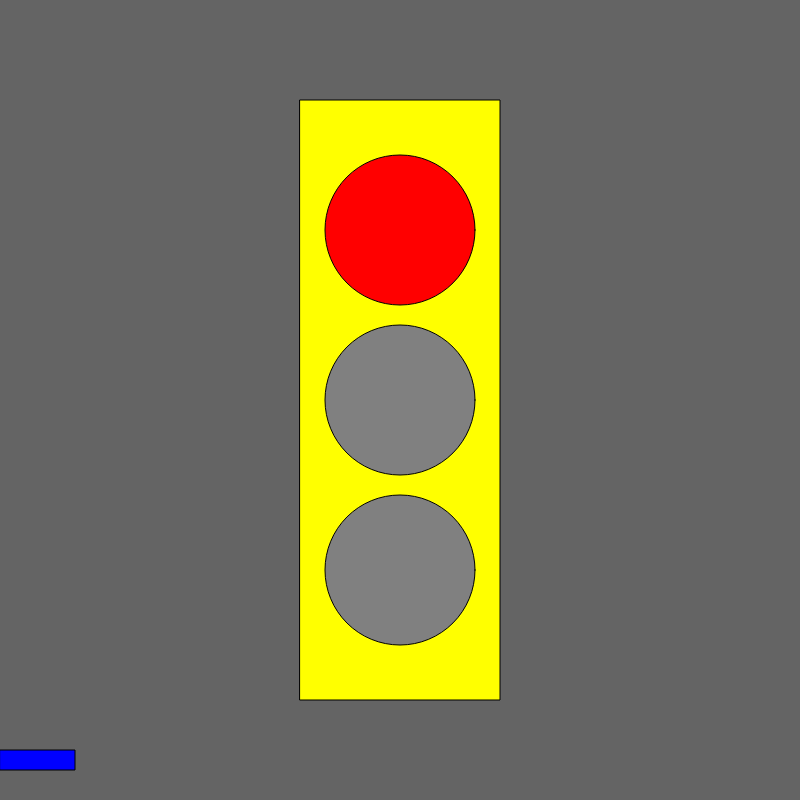
Frame 1 (no input)
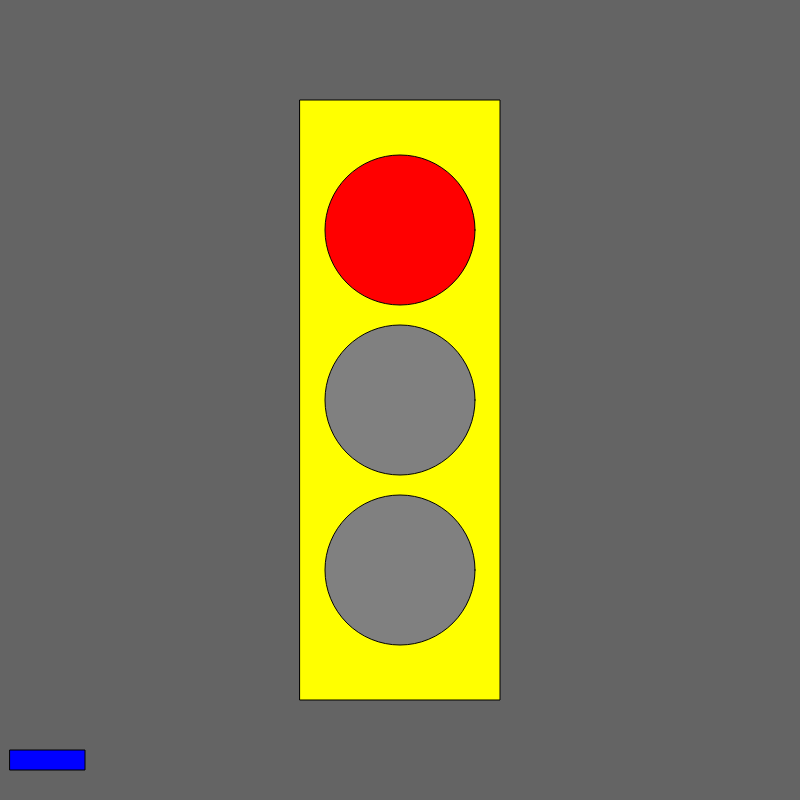
Frame 60 (no input)
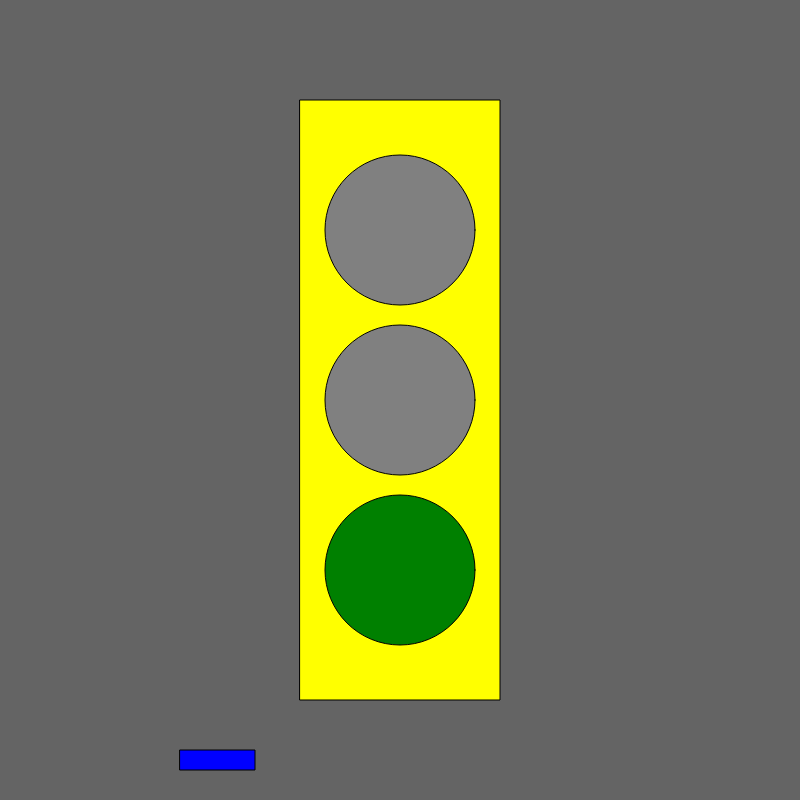
Frame 120 (the mouse pressed at the canvas centre since frame 60)

The p5.js sketch that drew these frames (run headless with seeded random() and noise() and a simulated clock; from frame 60 on, the mouse is pressed at the canvas centre):

// p5.js sketch
// ── sketch.js
let state = 0;
let timer = 0;
let x = 0;
let velocity = 10;

function setup() {
  createCanvas(800, 800);
}

function draw() {

  background(100);
  fill('yellow');
  rect(300, 100, 200, 600);

  //car
  fill('blue');
  rect(x, 750, 75, 20);
  x = x + velocity;
  if (x > width) {
    x = 0;
  }


  switch(state) {

    case 0: //red
      fill('red');
      ellipse(width/2, height/2-170, 150, 150);
      fill('grey');
      ellipse(width/2, height/2, 150, 150);
      fill('grey');
      ellipse(width/2, height/2+170, 150, 150);
      velocity = 0;
    break;

    case 1: //green
      fill('grey');
      ellipse(width/2, height/2-170, 150, 150);
      fill('grey');
      ellipse(width/2, height/2, 150, 150);
      fill('green');
      ellipse(width/2, height/2+170, 150, 150);
      velocity = 10;
    break;

    case 2: //yellow
      fill('grey');
      ellipse(width/2, height/2-170, 150, 150);
      fill('yellow');
      ellipse(width/2, height/2, 150, 150);
      fill('grey');
      ellipse(width/2, height/2+170, 150, 150);
      velocity = 5;
    break;
  }

  timer = timer + 1;
  if (timer > 100) {
    timer = 0;
    state = state + 1;
    if (state > 2) {
      state = 0;
    }
  }

}
